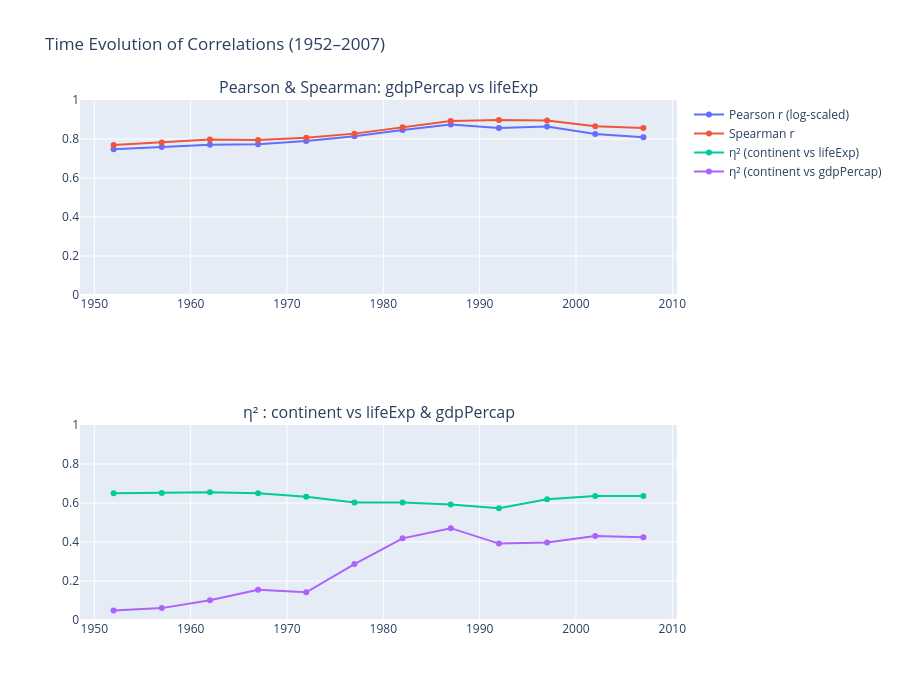

The code cell stored with this chart in its notebook:
### Code cell


### Figure 1 — Plotly figure (JSON) as saved in the notebook; plotly's stock layout.template omitted (floating-point values rounded to 4 significant figures)
{"data": [{"mode": "lines+markers", "name": "Pearson r (log-scaled)", "type": "scatter", "x": [1952, 1957, 1962, 1967, 1972, 1977, 1982, 1987, 1992, 1997, 2002, 2007], "xaxis": "x", "y": [0.7478, 0.7588, 0.7705, 0.773, 0.7894, 0.8135, 0.8461, 0.8744, 0.8558, 0.864, 0.8251, 0.809], "yaxis": "y"}, {"mode": "lines+markers", "name": "Spearman r", "type": "scatter", "x": [1952, 1957, 1962, 1967, 1972, 1977, 1982, 1987, 1992, 1997, 2002, 2007], "xaxis": "x", "y": [0.7687, 0.7821, 0.797, 0.7946, 0.8067, 0.8275, 0.8608, 0.8925, 0.8972, 0.8951, 0.8653, 0.8566], "yaxis": "y"}, {"mode": "lines+markers", "name": "η² (continent vs lifeExp)", "type": "scatter", "x": [1952, 1957, 1962, 1967, 1972, 1977, 1982, 1987, 1992, 1997, 2002, 2007], "xaxis": "x2", "y": [0.65, 0.6514, 0.655, 0.6495, 0.6323, 0.6027, 0.6032, 0.5921, 0.5728, 0.6192, 0.6363, 0.6355], "yaxis": "y2"}, {"mode": "lines+markers", "name": "η² (continent vs gdpPercap)", "type": "scatter", "x": [1952, 1957, 1962, 1967, 1972, 1977, 1982, 1987, 1992, 1997, 2002, 2007], "xaxis": "x2", "y": [0.04826, 0.06091, 0.1008, 0.1554, 0.1418, 0.2866, 0.4187, 0.4709, 0.3918, 0.3976, 0.4304, 0.4243], "yaxis": "y2"}], "layout": {"annotations": [{"font": {"size": 16}, "showarrow": false, "text": "Pearson & Spearman: gdpPercap vs lifeExp", "x": 0.5, "xanchor": "center", "xref": "paper", "y": 1, "yanchor": "bottom", "yref": "paper"}, {"font": {"size": 16}, "showarrow": false, "text": "η² : continent vs lifeExp & gdpPercap", "x": 0.5, "xanchor": "center", "xref": "paper", "y": 0.375, "yanchor": "bottom", "yref": "paper"}], "height": 700, "title": {"text": "Time Evolution of Correlations (1952–2007)"}, "xaxis": {"anchor": "y", "domain": [0, 1]}, "xaxis2": {"anchor": "y2", "domain": [0, 1]}, "yaxis": {"anchor": "x", "domain": [0.625, 1], "range": [0, 1]}, "yaxis2": {"anchor": "x2", "domain": [0, 0.375], "range": [0, 1]}}}
